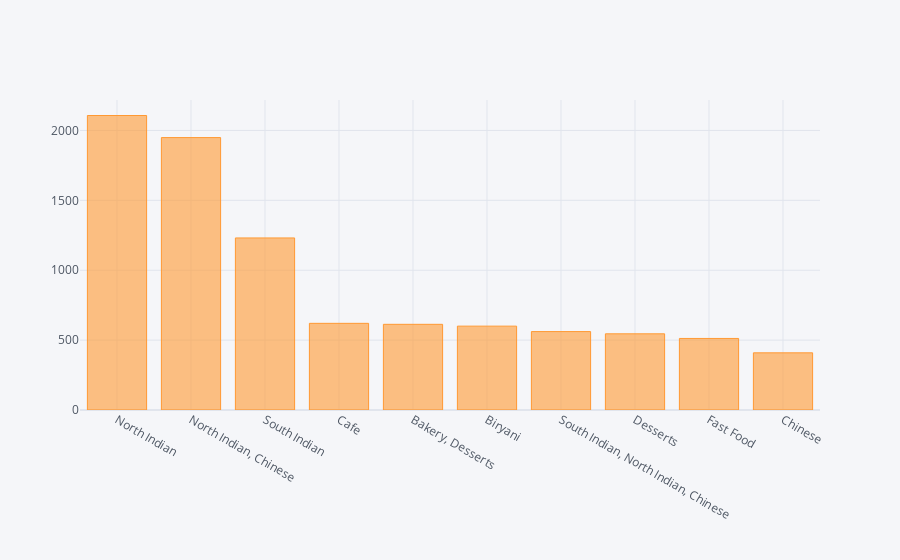

Notebook cell for this chart:
### Markdown cell above
# Popular cuisines in Bangalore

### Code cell
df.cuisines.value_counts().sort_values(ascending = False).head(10).iplot(kind="bar")

### Figure 1 — Plotly figure (JSON) as saved in the notebook; plotly's stock layout.template omitted (floating-point values rounded to 4 significant figures)
{"data": [{"marker": {"color": "rgba(255, 153, 51, 0.6)", "line": {"color": "rgba(255, 153, 51, 1.0)", "width": 1}}, "name": "cuisines", "orientation": "v", "text": "", "type": "bar", "x": ["North Indian", "North Indian, Chinese", "South Indian", "Cafe", "Bakery, Desserts", "Biryani", "South Indian, North Indian, Chinese", "Desserts", "Fast Food", "Chinese"], "y": [2107, 1949, 1231, 620, 613, 600, 561, 545, 512, 409]}], "layout": {"legend": {"bgcolor": "#F5F6F9", "font": {"color": "#4D5663"}}, "paper_bgcolor": "#F5F6F9", "plot_bgcolor": "#F5F6F9", "title": {"font": {"color": "#4D5663"}}, "xaxis": {"gridcolor": "#E1E5ED", "showgrid": true, "tickfont": {"color": "#4D5663"}, "title": {"font": {"color": "#4D5663"}, "text": ""}, "zerolinecolor": "#E1E5ED"}, "yaxis": {"gridcolor": "#E1E5ED", "showgrid": true, "tickfont": {"color": "#4D5663"}, "title": {"font": {"color": "#4D5663"}, "text": ""}, "zerolinecolor": "#E1E5ED"}}}
